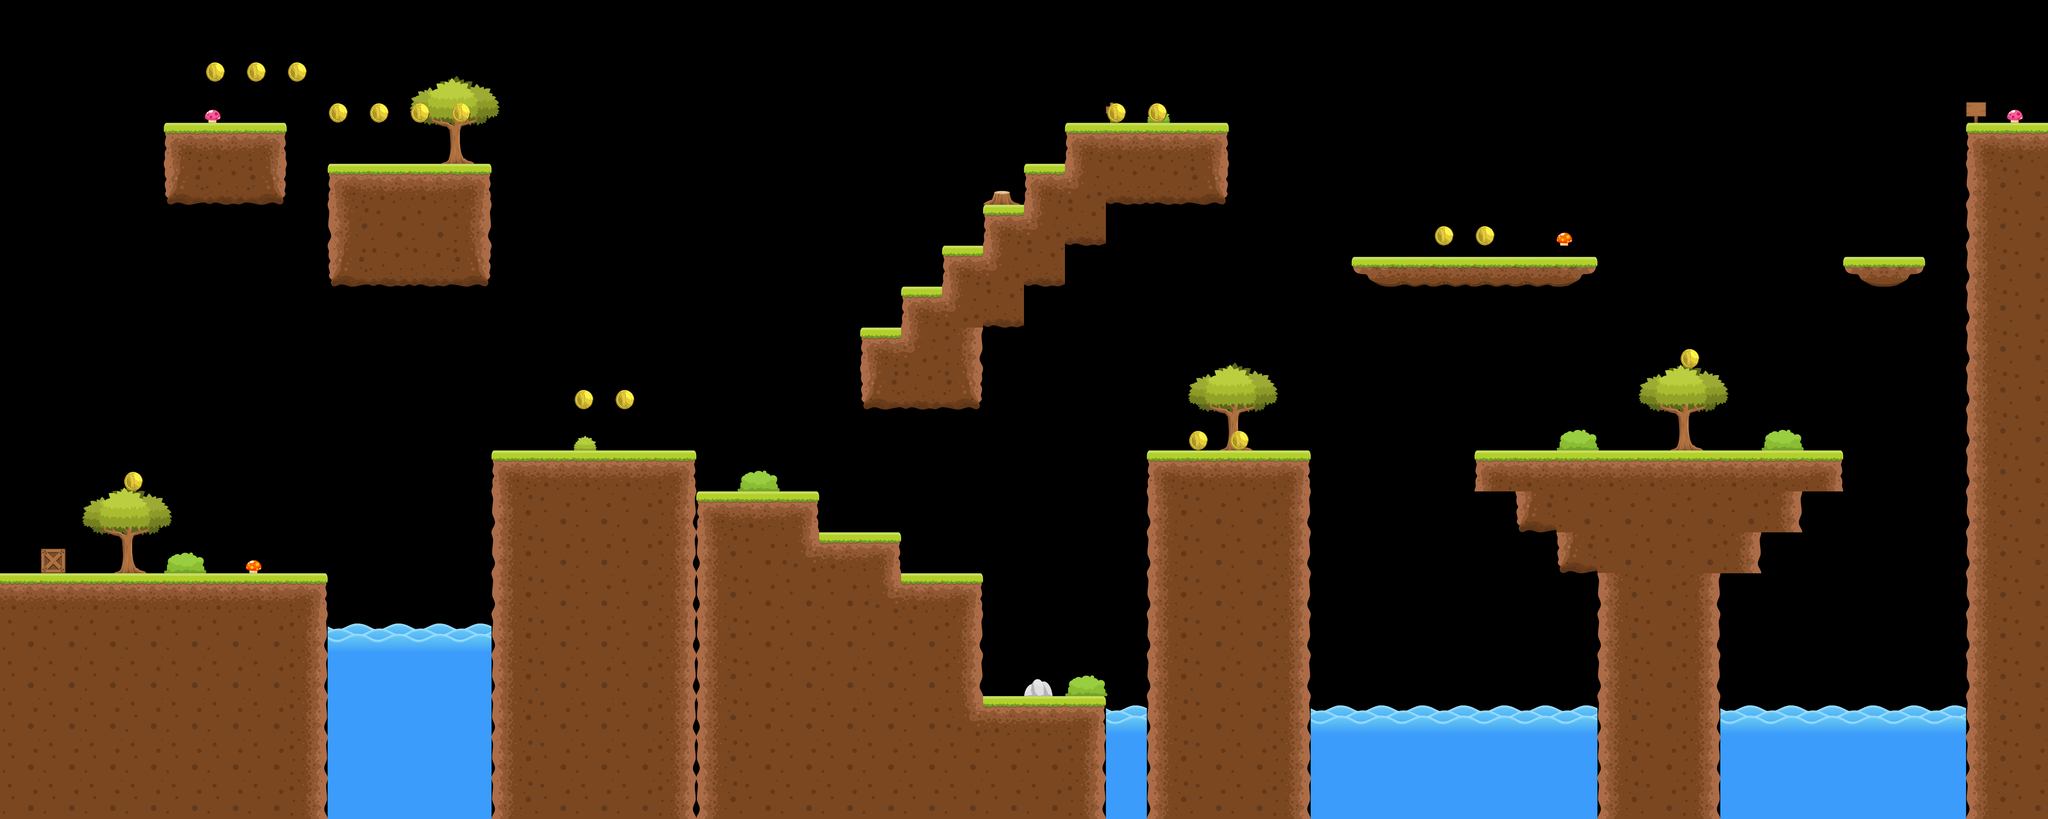

A level layout from a 2D game, rendered from its tile map. Below: a short description, then the map file with tile-grid data replaced by summaries:
An orthogonal 50x20 tile map with 128x128 px tiles, 2 tile layers (terreno, colectables), 3 tilesets and 17 objects (4x linea-muerte, limite-mundo, T, linea-ganar).

<map version="1.0" orientation="orthogonal" renderorder="right-down" width="50" height="20" tilewidth="128" tileheight="128" nextobjectid="35">
 <tileset firstgid="1" name="moneda" tilewidth="64" tileheight="64">
  <image source="general/moneda.png" width="512" height="64" />
  <tile id="5">
   <properties>
    <property name="tipo" value="moneda" />
   </properties>
   <animation>
    <frame tileid="0" duration="100" />
    <frame tileid="1" duration="100" />
    <frame tileid="2" duration="100" />
    <frame tileid="3" duration="100" />
    <frame tileid="4" duration="100" />
    <frame tileid="5" duration="100" />
    <frame tileid="6" duration="100" />
    <frame tileid="7" duration="100" />
   </animation>
  </tile>
 </tileset>
 <tileset firstgid="9" name="tiles" tilewidth="129" tileheight="129">
  <tile id="0">
   <image width="128" height="128" source="selva/tiles/18.png" />
  </tile>
  <tile id="1">
   <image width="128" height="99" source="selva/tiles/17.png" />
  </tile>
  <tile id="2">
   <image width="128" height="128" source="selva/tiles/16.png" />
  </tile>
  <tile id="3">
   <image width="128" height="93" source="selva/tiles/15.png" />
  </tile>
  <tile id="4">
   <image width="128" height="93" source="selva/tiles/14.png" />
  </tile>
  <tile id="5">
   <image width="128" height="93" source="selva/tiles/13.png" />
  </tile>
  <tile id="6">
   <image width="128" height="128" source="selva/tiles/12.png" />
  </tile>
  <tile id="7">
   <image width="128" height="128" source="selva/tiles/11.png" />
  </tile>
  <tile id="8">
   <image width="128" height="128" source="selva/tiles/10.png" />
  </tile>
  <tile id="9">
   <image width="128" height="128" source="selva/tiles/9.png" />
  </tile>
  <tile id="10">
   <image width="128" height="128" source="selva/tiles/8.png" />
  </tile>
  <tile id="11">
   <image width="128" height="128" source="selva/tiles/7.png" />
  </tile>
  <tile id="12">
   <image width="128" height="128" source="selva/tiles/6.png" />
  </tile>
  <tile id="13">
   <image width="128" height="128" source="selva/tiles/5.png" />
  </tile>
  <tile id="14">
   <image width="129" height="129" source="selva/tiles/4.png" />
  </tile>
  <tile id="15">
   <image width="128" height="128" source="selva/tiles/3.png" />
  </tile>
  <tile id="16">
   <image width="128" height="128" source="selva/tiles/2.png" />
  </tile>
  <tile id="17">
   <image width="128" height="128" source="selva/tiles/1.png" />
  </tile>
 </tileset>
 <tileset firstgid="27" name="objetos" tilewidth="282" tileheight="301">
  <tile id="0">
   <image width="282" height="275" source="selva/objetos/Tree_3.png" />
  </tile>
  <tile id="1">
   <image width="282" height="301" source="selva/objetos/Tree_2.png" />
  </tile>
  <tile id="2">
   <image width="116" height="44" source="selva/objetos/Tree_1.png" />
  </tile>
  <tile id="3">
   <image width="90" height="54" source="selva/objetos/Stone.png" />
  </tile>
  <tile id="4">
   <image width="62" height="64" source="selva/objetos/Sign_2.png" />
  </tile>
  <tile id="5">
   <image width="63" height="65" source="selva/objetos/Sign_1.png" />
  </tile>
  <tile id="6">
   <image width="50" height="41" source="selva/objetos/Mushroom_2.png" />
  </tile>
  <tile id="7">
   <image width="49" height="41" source="selva/objetos/Mushroom_1.png" />
  </tile>
  <tile id="8">
   <image width="77" height="77" source="selva/objetos/Crate.png" />
  </tile>
  <tile id="9">
   <image width="73" height="46" source="selva/objetos/Bush (4).png" />
  </tile>
  <tile id="10">
   <image width="73" height="47" source="selva/objetos/Bush (3).png" />
  </tile>
  <tile id="11">
   <image width="133" height="65" source="selva/objetos/Bush (2).png" />
  </tile>
  <tile id="12">
   <image width="133" height="65" source="selva/objetos/Bush (1).png" />
  </tile>
 </tileset>
 <layer name="terreno" width="50" height="20">
  <data>[1000 cells, 393 non-empty, 27 distinct tile ids]</data>
 </layer>
 <objectgroup name="objetos">
  <object id="1" x="-32" y="1792" width="1056" height="768" />
  <object id="4" name="limite-mundo" x="0" y="1792">
   <polyline points="0,0 0,-1792 6400,-1792 6400,768" />
  </object>
  <object id="5" name="linea-muerte" type="T" x="1024" y="2560">
   <polyline points="0,0 5376,0" />
  </object>
  <object id="13" x="3584" y="1408" width="512" height="1152" />
  <object id="19" x="4224" y="800" width="768" height="32" />
  <object id="20" x="2688" y="1024">
   <polyline points="0,0 0,256 384,256 384,0 512,0 512,-128 640,-128 640,-256 768,-256 768,-384 1152,-384 1152,-640 640,-640 640,-512 512,-512 512,-384 384,-384 384,-256 256,-256 256,-128 128,-128 128,0 0,0" />
  </object>
  <object id="21" x="6144" y="384" width="256" height="2176" />
  <object id="24" x="1536" y="2560">
   <polyline points="0,0 0,-1152 640,-1152 640,-1024 1024,-1024 1024,-896 1280,-896 1280,-768 1536,-768 1536,-384 1920,-384 1920,0" />
  </object>
  <object id="25" x="4992" y="2560">
   <polyline points="0,0 0,-768 -128,-768 -128,-896 -256,-896 -256,-1024 -384,-1024 -384,-1152 768,-1152 768,-1024 640,-1024 640,-896 512,-896 512,-768 384,-768 384,0" />
  </object>
  <object id="26" x="512" y="384" width="384" height="256" />
  <object id="27" x="1024" y="512" width="512" height="384" />
  <object id="28" name="linea-ganar" x="6272" y="384">
   <polyline points="0,0 128,-128" />
  </object>
  <object id="29" name="linea-muerte" x="1024" y="2048">
   <polyline points="0,0 512,0" />
  </object>
  <object id="30" name="linea-muerte" x="3456" y="2304">
   <polyline points="0,0 128,0" />
  </object>
  <object id="31" name="linea-muerte" x="4096" y="2304">
   <polyline points="0,0 896,0" />
  </object>
  <object id="33" name="linea-muerte" x="5376" y="2304">
   <polyline points="0,0 768,0" />
  </object>
  <object id="34" x="5760" y="800" width="256" height="32" />
 </objectgroup>
 <layer name="colectables" width="50" height="20">
  <data>[1000 cells, 17 non-empty, 1 distinct tile ids]</data>
 </layer>
</map>
